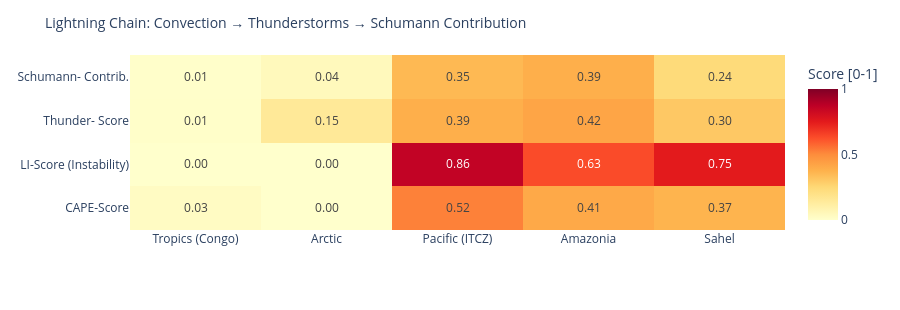

The cell this chart's notebook holds for it:
### Code cell
# ============================================================
# LIGHTNING CHAIN: Convection → Thunderstorms → Schumann
# Shows the causal chain per measurement point as heatmap
# ============================================================

def cape_score(v):
    """CAPE → normalized score [0,1]"""
    if v is None or pd.isna(v): return 0.0
    return min(1.0, float(v) / 3000)

def li_score(v):
    """Lifted Index: negative = unstable → score [0,1]"""
    if v is None or pd.isna(v): return 0.3
    return min(1.0, max(0.0, (-float(v) + 6) / 12))

def cloud_score(v):
    if v is None or pd.isna(v): return 0.3
    return float(v) / 100

def thunder_score(row):
    """Kombinierter Gewitterwahrscheinlichkeits-Score
    CAPE + LI + Bedeckung + WMO-Gewitter + konvektiver Niederschlag (showers)
    Hinweis: X-Ray und Kp sind kein Bestandteil – nur geomagn./solarer Kontext.
    """
    cs = cape_score(row.get('cape'))
    ls = li_score(row.get('li'))
    cl = cloud_score(row.get('cloud'))
    t  = 1.0 if row.get('thunderstorm') else 0.0
    # Convective precipitation (showers) as additional indicator
    sh = min(1.0, (row.get('showers') or 0) / 5.0)
    return round(cs * 0.30 + ls * 0.25 + cl * 0.15 + t * 0.20 + sh * 0.10, 3)

def schumann_contribution(t_score, lat):
    """Schumann contribution: higher in tropics (±30°), scaled by thunderstorm score"""
    lat_weight = max(0.3, 1.0 - abs(lat) / 60)
    return round(t_score * lat_weight, 3)

df_atm['cape_score']   = df_atm.apply(lambda r: cape_score(r['cape']), axis=1)
df_atm['li_score']     = df_atm.apply(lambda r: li_score(r['li']),    axis=1)
df_atm['thunder_score']= df_atm.apply(lambda r: thunder_score(r.to_dict()), axis=1)
df_atm['schumann_contribution'] = df_atm.apply(
    lambda r: schumann_contribution(r['thunder_score'], r['lat']), axis=1)

metrics = ['cape_score', 'li_score', 'thunder_score', 'schumann_contribution']
labels  = ['CAPE-Score', 'LI-Score\n(Instability)', 'Thunder-\nScore', 'Schumann-\nContrib.']
z_data  = [df_atm[m].tolist() for m in metrics]

fig = go.Figure(go.Heatmap(
    z=z_data,
    x=df_atm['point'].tolist(),
    y=labels,
    colorscale='YlOrRd',
    zmin=0, zmax=1,
    text=[[f'{v:.2f}' for v in row] for row in z_data],
    texttemplate='%{text}', textfont=dict(size=12),
    colorbar=dict(title='Score [0-1]')
))
fig.update_layout(
    title=dict(text='Lightning Chain: Convection → Thunderstorms → Schumann Contribution', font=dict(size=14)),
    height=310,
    plot_bgcolor='rgba(0,0,0,0)', paper_bgcolor='rgba(0,0,0,0)',
    margin=dict(l=130, r=80, t=55, b=80)
)
fig.show()

### Figure 1 — Plotly figure (JSON) as saved in the notebook; plotly's stock layout.template omitted (floating-point values rounded to 4 significant figures)
{"data": [{"colorbar": {"title": {"text": "Score [0-1]"}}, "colorscale": [[0.0, "rgb(255,255,204)"], [0.125, "rgb(255,237,160)"], [0.25, "rgb(254,217,118)"], [0.375, "rgb(254,178,76)"], [0.5, "rgb(253,141,60)"], [0.625, "rgb(252,78,42)"], [0.75, "rgb(227,26,28)"], [0.875, "rgb(189,0,38)"], [1.0, "rgb(128,0,38)"]], "text": [["0.03", "0.00", "0.52", "0.41", "0.37"], ["0.00", "0.00", "0.86", "0.63", "0.75"], ["0.01", "0.15", "0.39", "0.42", "0.30"], ["0.01", "0.04", "0.35", "0.39", "0.24"]], "textfont": {"size": 12}, "texttemplate": "%{text}", "type": "heatmap", "x": ["Tropics (Congo)", "Arctic", "Pacific (ITCZ)", "Amazonia", "Sahel"], "y": ["CAPE-Score", "LI-Score\n(Instability)", "Thunder-\nScore", "Schumann-\nContrib."], "z": [[0.02667, 0.0, 0.5233, 0.4067, 0.37], [0.0, 0.0, 0.8583, 0.6333, 0.75], [0.008, 0.15, 0.385, 0.42, 0.303], [0.007, 0.045, 0.353, 0.385, 0.237]], "zmax": 1, "zmin": 0}], "layout": {"height": 310, "margin": {"b": 80, "l": 130, "r": 80, "t": 55}, "paper_bgcolor": "rgba(0,0,0,0)", "plot_bgcolor": "rgba(0,0,0,0)", "title": {"font": {"size": 14}, "text": "Lightning Chain: Convection → Thunderstorms → Schumann Contribution"}}}
